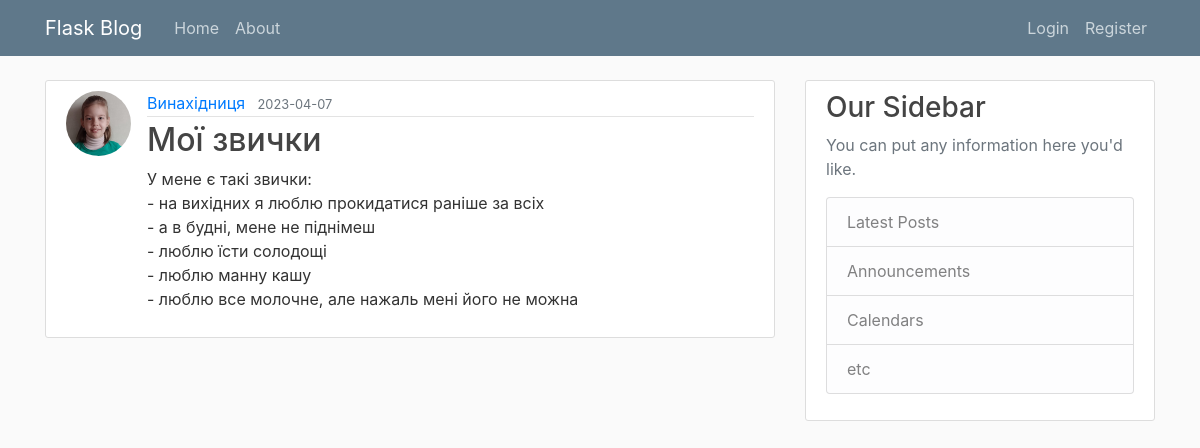
Page /post/34 on the committed database.
### flaskblog/models.py (models this page shows, shortened)
class User(db.Model, UserMixin):
    id = db.Column(db.Integer, primary_key=True)
    username = db.Column(db.String(20), unique=True, nullable=False)
    email = db.Column(db.String(120), unique=True, nullable=False)
    image_file = db.Column(db.String(20), nullable=False, default='default.jpg')
    password = db.Column(db.String(60), nullable=False)
    posts = db.relationship('Post', backref='author', lazy=True)

class Post(db.Model):
    id = db.Column(db.Integer, primary_key=True)
    title = db.Column(db.String(100), nullable=False)
    date_posted = db.Column(db.DateTime, nullable=False, default=datetime.utcnow)
    content = db.Column(db.Text, nullable=False)
    user_id = db.Column(db.Integer, db.ForeignKey('user.id'), nullable=False)

### flaskblog/posts/routes.py (the view)
@posts.route("/post/<int:post_id>")
def post(post_id):
    post = Post.query.get_or_404(post_id)
    return render_template('post.html', post=post)

### flaskblog/templates/post.html (shortened to what this page needs)
{% extends "layout.html" %}
{% block content %}
  <article class="media content-section">
      <img class="rounded-circle article-img" src="{{ url_for('static', filename='profile_pict/' + post.author.image_file) }}">
    <div class="media-body">
      <div class="article-metadata">
       <a class="mr-2" href="{{ url_for('users.user_posts', username=post.author.username) }}">{{ post.author.username }}</a>
        <small class="text-muted">{{ post.date_posted.strftime('%Y-%m-%d') }}</small>
      </div>
      <h2 class="article-title">{{ post.title }}</h2>
      <p class="article-content">{{ post.content }}</p>
    </div>
  </article>
{% endblock content %}

### flaskblog/static/main.css (style rules this page uses)
body { background: #fafafa; color: #333333; margin-top: 5rem; }
h1, h2, h3, h4, h5, h6 { color: #444444; }
.content-section { background: #ffffff; padding: 10px 20px; border: 1px solid #dddddd; border-radius: 3px; margin-bottom: 20px; }
.article-title { color: #444444; }
.article-content { white-space: pre-line; }
.article-img { height: 65px; width: 65px; margin-right: 16px; }
.article-metadata { padding-bottom: 1px; margin-bottom: 4px; border-bottom: 1px solid #e3e3e3 }

### rows in the picture
User: image_file (picture), author.username "Винахідниця"
Post: date_posted "2023-04-07", title "Мої звички", content "У мене є такі звички: - на вихідних я люблю прокидатися раніше за всіх - а в будні, мене не піднімеш - люблю їсти солодощі - люблю манну кашу - люблю все молочне, але нажаль мені його не можна"
